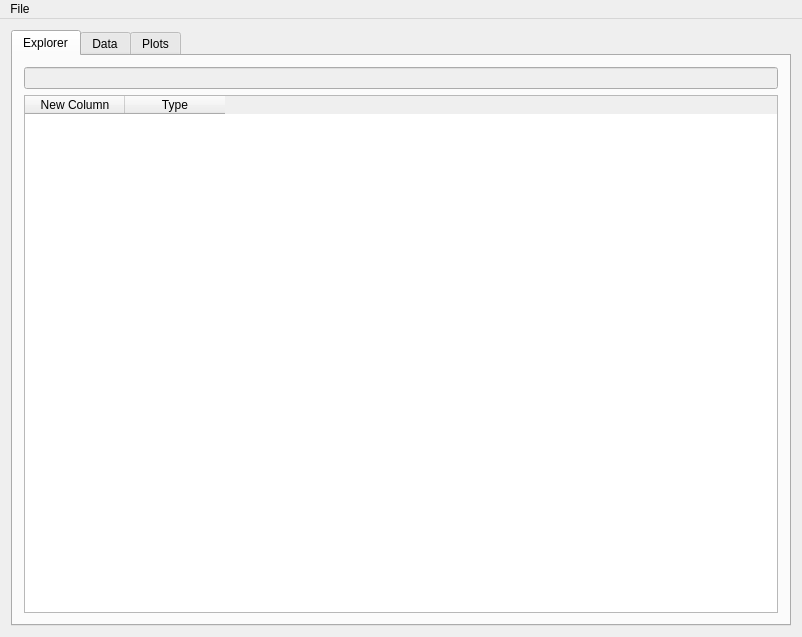
<?xml version="1.0" encoding="UTF-8"?>
<ui version="4.0">
 <class>MesostatGui</class>
 <widget class="QMainWindow" name="MesostatGui">
  <property name="geometry">
   <rect>
    <x>0</x>
    <y>0</y>
    <width>802</width>
    <height>637</height>
   </rect>
  </property>
  <property name="windowTitle">
   <string>MesostatGui</string>
  </property>
  <widget class="QWidget" name="centralWidget">
   <layout class="QHBoxLayout" name="horizontalLayout">
    <item>
     <widget class="QTabWidget" name="mainTabWidget">
      <property name="currentIndex">
       <number>0</number>
      </property>
      <widget class="QWidget" name="explorerTab">
       <attribute name="title">
        <string>Explorer</string>
       </attribute>
       <layout class="QVBoxLayout" name="verticalLayout_3">
        <item>
         <widget class="QLineEdit" name="explorerInnerPathLineEdit">
          <property name="enabled">
           <bool>false</bool>
          </property>
         </widget>
        </item>
        <item>
         <widget class="QTableWidget" name="explorerTableWidget">
          <property name="editTriggers">
           <set>QAbstractItemView::NoEditTriggers</set>
          </property>
          <property name="selectionBehavior">
           <enum>QAbstractItemView::SelectRows</enum>
          </property>
          <column>
           <property name="text">
            <string>New Column</string>
           </property>
          </column>
          <column>
           <property name="text">
            <string>Type</string>
           </property>
          </column>
         </widget>
        </item>
       </layout>
      </widget>
      <widget class="QWidget" name="dataTab">
       <attribute name="title">
        <string>Data</string>
       </attribute>
       <layout class="QVBoxLayout" name="verticalLayout">
        <item>
         <layout class="QHBoxLayout" name="dataMainLayout">
          <item>
           <widget class="QGroupBox" name="dataQueryGroupBox">
            <property name="minimumSize">
             <size>
              <width>200</width>
              <height>0</height>
             </size>
            </property>
            <property name="title">
             <string>Queries</string>
            </property>
           </widget>
          </item>
          <item>
           <widget class="QTableWidget" name="dataTableWidget">
            <property name="editTriggers">
             <set>QAbstractItemView::NoEditTriggers</set>
            </property>
            <property name="selectionBehavior">
             <enum>QAbstractItemView::SelectRows</enum>
            </property>
           </widget>
          </item>
         </layout>
        </item>
       </layout>
      </widget>
      <widget class="QWidget" name="plotsTab">
       <attribute name="title">
        <string>Plots</string>
       </attribute>
       <layout class="QHBoxLayout" name="horizontalLayout_2">
        <item>
         <layout class="QVBoxLayout" name="verticalLayout_2">
          <item>
           <widget class="QGroupBox" name="groupBox">
            <property name="sizePolicy">
             <sizepolicy hsizetype="Minimum" vsizetype="Maximum">
              <horstretch>0</horstretch>
              <verstretch>0</verstretch>
             </sizepolicy>
            </property>
            <property name="title">
             <string>Plotting</string>
            </property>
            <layout class="QGridLayout" name="gridLayout">
             <item row="0" column="0">
              <widget class="QLabel" name="plotTypeLabel">
               <property name="text">
                <string>Plot Type</string>
               </property>
              </widget>
             </item>
             <item row="5" column="1">
              <widget class="QSlider" name="plotMinParamSlider">
               <property name="sizePolicy">
                <sizepolicy hsizetype="Minimum" vsizetype="Fixed">
                 <horstretch>0</horstretch>
                 <verstretch>0</verstretch>
                </sizepolicy>
               </property>
               <property name="orientation">
                <enum>Qt::Horizontal</enum>
               </property>
              </widget>
             </item>
             <item row="7" column="0">
              <widget class="QLabel" name="plotColorLabel">
               <property name="text">
                <string>Color By</string>
               </property>
              </widget>
             </item>
             <item row="6" column="1">
              <widget class="QSlider" name="plotMaxParamSlider">
               <property name="sizePolicy">
                <sizepolicy hsizetype="Minimum" vsizetype="Fixed">
                 <horstretch>0</horstretch>
                 <verstretch>0</verstretch>
                </sizepolicy>
               </property>
               <property name="orientation">
                <enum>Qt::Horizontal</enum>
               </property>
              </widget>
             </item>
             <item row="7" column="1">
              <widget class="QComboBox" name="plotColorComboBox">
               <property name="sizePolicy">
                <sizepolicy hsizetype="Minimum" vsizetype="Fixed">
                 <horstretch>0</horstretch>
                 <verstretch>0</verstretch>
                </sizepolicy>
               </property>
              </widget>
             </item>
             <item row="0" column="1">
              <widget class="QComboBox" name="plotTypeComboBox">
               <property name="sizePolicy">
                <sizepolicy hsizetype="Minimum" vsizetype="Fixed">
                 <horstretch>0</horstretch>
                 <verstretch>0</verstretch>
                </sizepolicy>
               </property>
               <item>
                <property name="text">
                 <string>PCA</string>
                </property>
               </item>
               <item>
                <property name="text">
                 <string>tSNE</string>
                </property>
               </item>
              </widget>
             </item>
             <item row="6" column="0">
              <widget class="QLabel" name="plotMaxParamLabel">
               <property name="text">
                <string>MaxParam</string>
               </property>
              </widget>
             </item>
             <item row="3" column="1">
              <widget class="QComboBox" name="plotParamModeComboBox">
               <property name="sizePolicy">
                <sizepolicy hsizetype="Minimum" vsizetype="Fixed">
                 <horstretch>0</horstretch>
                 <verstretch>0</verstretch>
                </sizepolicy>
               </property>
               <item>
                <property name="text">
                 <string>exact</string>
                </property>
               </item>
               <item>
                <property name="text">
                 <string>range</string>
                </property>
               </item>
               <item>
                <property name="text">
                 <string>rangeAvg</string>
                </property>
               </item>
              </widget>
             </item>
             <item row="1" column="1">
              <widget class="QComboBox" name="plotDataOrderComboBox">
               <property name="sizePolicy">
                <sizepolicy hsizetype="Minimum" vsizetype="Fixed">
                 <horstretch>0</horstretch>
                 <verstretch>0</verstretch>
                </sizepolicy>
               </property>
               <item>
                <property name="text">
                 <string>rsp</string>
                </property>
               </item>
               <item>
                <property name="text">
                 <string>rps</string>
                </property>
               </item>
              </widget>
             </item>
             <item row="5" column="0">
              <widget class="QLabel" name="plotMinParamLabel">
               <property name="text">
                <string>MinParam</string>
               </property>
              </widget>
             </item>
             <item row="3" column="0">
              <widget class="QLabel" name="plotParamModeLabel">
               <property name="text">
                <string>ParamMode</string>
               </property>
              </widget>
             </item>
             <item row="1" column="0">
              <widget class="QLabel" name="plotDataOrderLabel">
               <property name="text">
                <string>DataOrder</string>
               </property>
              </widget>
             </item>
             <item row="4" column="0">
              <widget class="QLabel" name="plotExactParamLabel">
               <property name="text">
                <string>ExactParam</string>
               </property>
              </widget>
             </item>
             <item row="4" column="1">
              <widget class="QSlider" name="plotExactParamSlider">
               <property name="sizePolicy">
                <sizepolicy hsizetype="Minimum" vsizetype="Fixed">
                 <horstretch>0</horstretch>
                 <verstretch>0</verstretch>
                </sizepolicy>
               </property>
               <property name="orientation">
                <enum>Qt::Horizontal</enum>
               </property>
              </widget>
             </item>
             <item row="2" column="0">
              <widget class="QLabel" name="plotReducedParamLabel">
               <property name="text">
                <string>Reduced Param</string>
               </property>
              </widget>
             </item>
             <item row="2" column="1">
              <widget class="QComboBox" name="plotReducedParamComboBox">
               <item>
                <property name="text">
                 <string>r</string>
                </property>
               </item>
               <item>
                <property name="text">
                 <string>s</string>
                </property>
               </item>
              </widget>
             </item>
            </layout>
           </widget>
          </item>
          <item>
           <widget class="QPushButton" name="plotButton">
            <property name="text">
             <string>Plot</string>
            </property>
           </widget>
          </item>
          <item>
           <spacer name="verticalSpacer">
            <property name="orientation">
             <enum>Qt::Vertical</enum>
            </property>
            <property name="sizeHint" stdset="0">
             <size>
              <width>20</width>
              <height>40</height>
             </size>
            </property>
           </spacer>
          </item>
         </layout>
        </item>
       </layout>
      </widget>
     </widget>
    </item>
   </layout>
  </widget>
  <widget class="QMenuBar" name="menuBar">
   <property name="geometry">
    <rect>
     <x>0</x>
     <y>0</y>
     <width>802</width>
     <height>22</height>
    </rect>
   </property>
   <widget class="QMenu" name="menuFile">
    <property name="title">
     <string>File</string>
    </property>
    <addaction name="actionLoad_data"/>
    <addaction name="actionLoad_H5"/>
   </widget>
   <addaction name="menuFile"/>
  </widget>
  <action name="actionLoad_data">
   <property name="text">
    <string>Load data...</string>
   </property>
  </action>
  <action name="actionLoad_H5">
   <property name="text">
    <string>Load H5</string>
   </property>
  </action>
 </widget>
 <layoutdefault spacing="6" margin="11"/>
 <resources/>
 <connections/>
</ui>
